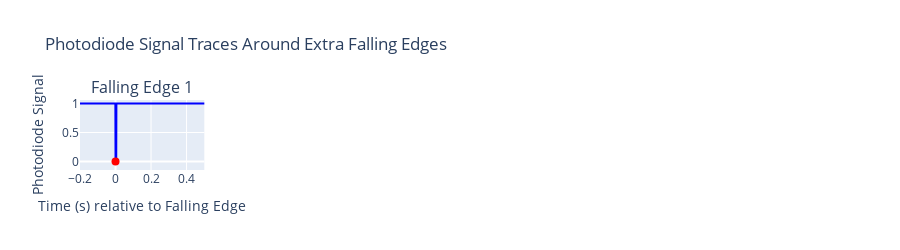

Here is the notebook cell this chart was saved with:
### Code cell
# create DFs and plot figure for each data path
#---------------------------------------------------
# Dictionary to store analysis results for each data path
data_path_variables = {}

for idx, data_path in enumerate(data_paths, start=1):
    print(f"\n--------- Processing analysis for data path {idx}/{len(data_paths)}: {data_path} ---------")
    
    # Skip if data wasn't successfully loaded for this path
    if data_path not in loaded_data:
        print(f"⚠️ Skipping analysis for {data_path} - data not loaded successfully")
        continue
    
    try:
        # Extract data from loaded_data dictionary
        photometry_tracking_encoder_data = loaded_data[data_path]["photometry_tracking_encoder_data"]
        camera_photodiode_data = loaded_data[data_path]["camera_photodiode_data"]
        experiment_events = loaded_data[data_path]["experiment_events"]
        mouse_name = loaded_data[data_path]["mouse_name"]
        session_name = f"{mouse_name}_{data_path.name}"  # Assuming session_name is constructed this way
        
        # Create dataframe to analyze
        df_to_analyze = photometry_tracking_encoder_data["Photodiode_int"]  # Using downsampled values in common time grid
        # df_to_analyze = camera_photodiode_data["Photodiode"]  # Use async raw values if needed for troubleshooting
        
        # Determine halt times based on different conditions
        if vestibular_mismatch or event_name == "No halt":  # Determine halt times based on experiment events
            events_matching_name = experiment_events[experiment_events["Event"] == event_name]
            if events_matching_name.empty:
                print(f"⚠️ WARNING: No events found with name '{event_name}', skipping this data path")
                continue
                
            photodiode_halts = events_matching_name.index.tolist()
            nearest_indices = photometry_tracking_encoder_data.index.get_indexer(photodiode_halts, method='nearest')
            photodiode_halts = photometry_tracking_encoder_data.index[nearest_indices]  # Align to downsampled data time grid
            print(f"ℹ️ INFO: vestibular MM or 'No halt', no signal in the photodiode, using experiment events for MM times")
            photodiode_delay_min = photodiode_delay_avg = photodiode_delay_max = None
        else:  # Determine exact halt times based on photodiode signal
            try:
                photodiode_halts, photodiode_delay_min, photodiode_delay_avg, photodiode_delay_max = process.analyze_photodiode(
                    df_to_analyze, experiment_events, event_name, plot=True
                )
                print(f"✅ Successfully analyzed photodiode signal for {data_path.name}")
            except Exception as e:
                print(f"⚠️ ERROR analyzing photodiode signal: {str(e)}")
                continue
        
        # Store analysis results
        data_path_variables[data_path] = {
            "photodiode_halts": photodiode_halts,
            "photodiode_delay_min": photodiode_delay_min,
            "photodiode_delay_avg": photodiode_delay_avg,
            "photodiode_delay_max": photodiode_delay_max,
            "session_name": session_name
        }
        
        # Plot figure if requested
        if plot_fig1:
            try:
                process.plot_figure_1(
                    photometry_tracking_encoder_data, 
                    session_name, 
                    save_path, 
                    common_resampled_rate, 
                    photodiode_halts, 
                    save_figure=True, 
                    show_figure=True, 
                    downsample_factor=50
                )
                print(f"✅ Successfully created figure 1 for {data_path.name}")
            except Exception as e:
                print(f"⚠️ ERROR creating figure 1: {str(e)}")
        else:
            print(f"ℹ️ INFO: skipping figure 1 for {data_path.name}")
        
        # Clean up to free memory
        del df_to_analyze
        gc.collect()
        
        print(f"✅ Completed analysis for data path: {data_path}")
        
    except Exception as e:
        print(f"⚠️ ERROR during analysis of {data_path}: {str(e)}")

print(f"\n✅ Finished analyzing all {len(data_path_variables)} successfully processed data paths")

### Figure 1 — Plotly figure (JSON) as saved in the notebook; plotly's stock layout.template omitted (floating-point values rounded to 4 significant figures; data arrays with more than 128 entries replaced by an {"elided": "..."} marker saying what was removed)
{"data": [{"line": {"color": "blue"}, "mode": "lines", "name": "Trace 1", "type": "scatter", "x": {"elided": "6001 float values"}, "xaxis": "x", "y": {"elided": "6001 int values"}, "yaxis": "y"}, {"marker": {"color": "red", "size": 8}, "mode": "markers", "name": "Falling Edge", "type": "scatter", "x": [0], "xaxis": "x", "y": [0], "yaxis": "y"}], "layout": {"annotations": [{"font": {"size": 16}, "showarrow": false, "text": "Falling Edge 1", "x": 0.084, "xanchor": "center", "xref": "paper", "y": 1, "yanchor": "bottom", "yref": "paper"}], "height": 250, "showlegend": false, "title": {"text": "Photodiode Signal Traces Around Extra Falling Edges"}, "xaxis": {"anchor": "y", "domain": [0, 0.168], "range": [-0.2, 0.5], "title": {"text": "Time (s) relative to Falling Edge"}}, "xaxis2": {"anchor": "y2", "domain": [0.208, 0.376], "range": [-0.2, 0.5]}, "xaxis3": {"anchor": "y3", "domain": [0.416, 0.584], "range": [-0.2, 0.5]}, "xaxis4": {"anchor": "y4", "domain": [0.624, 0.792], "range": [-0.2, 0.5]}, "xaxis5": {"anchor": "y5", "domain": [0.832, 1], "range": [-0.2, 0.5]}, "yaxis": {"anchor": "x", "domain": [0, 1], "title": {"text": "Photodiode Signal"}}, "yaxis2": {"anchor": "x2", "domain": [0, 1], "matches": "y", "showticklabels": false}, "yaxis3": {"anchor": "x3", "domain": [0, 1], "matches": "y", "showticklabels": false}, "yaxis4": {"anchor": "x4", "domain": [0, 1], "matches": "y", "showticklabels": false}, "yaxis5": {"anchor": "x5", "domain": [0, 1], "matches": "y", "showticklabels": false}}}
